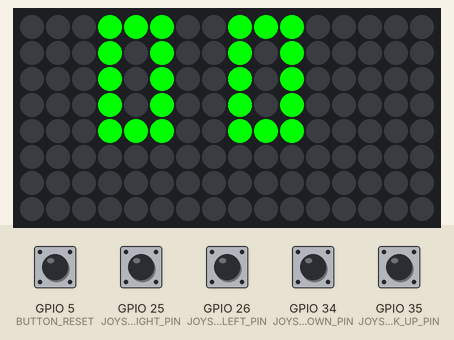
The sketch below on a simulated ESP32. On the bench: 16×8 RGB LED matrix (first LED top left, wired row by row). The test bench sets the inputs (shaded band); at power-on: GPIO 5 (BUTTON_RESET), GPIO 25 (JOYSTICK_RIGHT_PIN), GPIO 26 (JOYSTICK_LEFT_PIN), GPIO 34 (JOYSTICK_DOWN_PIN), GPIO 35 (JOYSTICK_UP_PIN) HIGH. Random numbers use the default seed unless the sketch sets one.

Above: at 1.7 s.
At 5.92 s:
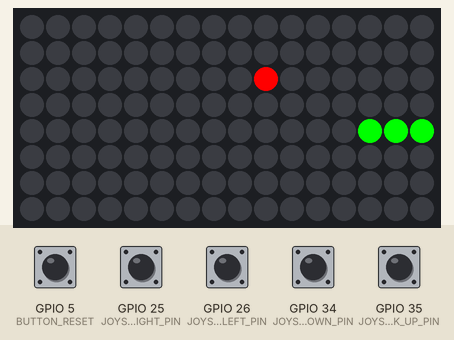
At 10.34 s:
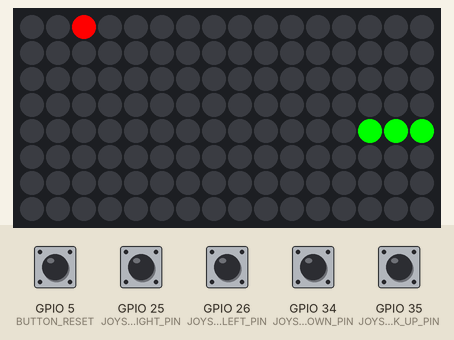
At 19.17 s:
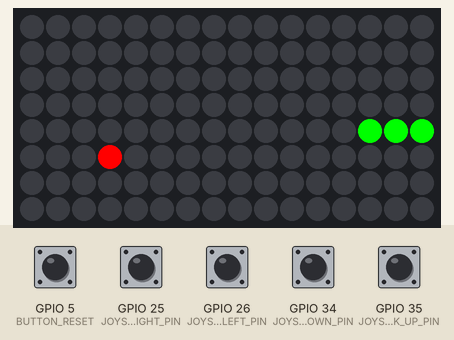
At 28.0 s:
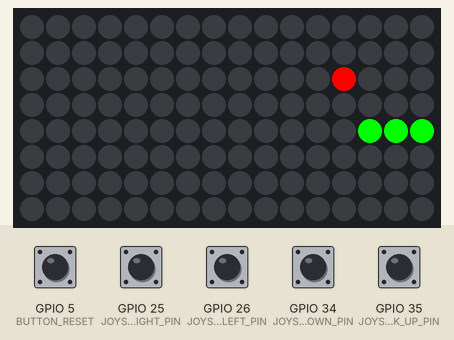
At 36.83 s:
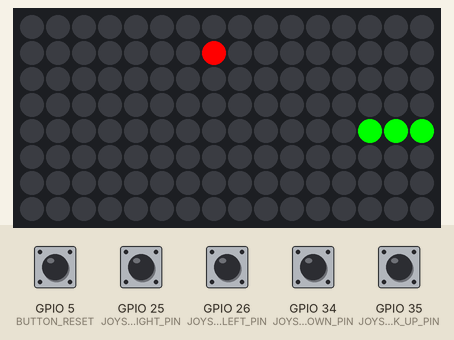

Measured:
- what the display in image 0 shows lasts 3.0 s, from 1.6 s to 4.6 s

The sketch:

ESP32Snake.ino
```cpp
#include <Adafruit_NeoPixel.h>

// Hardware pin definitions
#define NEOPIXEL_PIN 4
#define JOYSTICK_UP_PIN 35
#define JOYSTICK_DOWN_PIN 34
#define JOYSTICK_LEFT_PIN 26
#define JOYSTICK_RIGHT_PIN 25
#define BUTTON_A_PIN 23
#define BUTTON_RESET 5

// Display settings
#define NUM_LEDS 128
#define WIDTH 16
#define HEIGHT 8
Adafruit_NeoPixel strip = Adafruit_NeoPixel(NUM_LEDS, NEOPIXEL_PIN, NEO_GRB + NEO_KHZ800);

// Game settings
#define SNAKE_LENGTH 32 // maximum length of the snake
#define GAME_SPEED 200  // Slower speed of the game, increased from 150 to 200
int snake[SNAKE_LENGTH][2]; // snake segments {x, y}
int snakeLength = 3;        // initial snake length
int food[2] = {7, 4};       // initial food position
int direction = 1;          // initial direction: 0=up, 1=right, 2=down, 3=left
unsigned long lastUpdate = 0; // last update time

// Digit patterns for displaying numbers
const uint8_t digitPatterns[10][5] = {
    {0b111, 0b101, 0b101, 0b101, 0b111}, // 0
    {0b110, 0b010, 0b010, 0b010, 0b111}, // 1
    {0b111, 0b001, 0b111, 0b100, 0b111}, // 2
    {0b111, 0b001, 0b111, 0b001, 0b111}, // 3
    {0b101, 0b101, 0b111, 0b001, 0b001}, // 4
    {0b111, 0b100, 0b111, 0b001, 0b111}, // 5
    {0b111, 0b100, 0b111, 0b101, 0b111}, // 6
    {0b111, 0b001, 0b001, 0b001, 0b001}, // 7
    {0b111, 0b101, 0b111, 0b101, 0b111}, // 8
    {0b111, 0b101, 0b111, 0b001, 0b111}  // 9
};

void setup() {
    Serial.begin(115200);
    strip.begin();
    strip.show(); // Initialize all pixels to 'off'

    pinMode(JOYSTICK_UP_PIN, INPUT_PULLUP);
    pinMode(JOYSTICK_DOWN_PIN, INPUT_PULLUP);
    pinMode(JOYSTICK_LEFT_PIN, INPUT_PULLUP);
    pinMode(JOYSTICK_RIGHT_PIN, INPUT_PULLUP);
    pinMode(BUTTON_A_PIN, INPUT_PULLUP);
    pinMode(BUTTON_RESET, INPUT_PULLUP);

    resetGame(); // Initialize the game state
}

void loop() {
    if (millis() - lastUpdate > GAME_SPEED) {
        lastUpdate = millis();
        updateGame();
        handleInput();
    }
}

void updateGame() {
    int newHeadX = snake[0][0];
    int newHeadY = snake[0][1];
    switch (direction) {
        case 0: newHeadY--; break;
        case 1: newHeadX++; break;
        case 2: newHeadY++; break;
        case 3: newHeadX--; break;
    }

    if (newHeadX < 0 || newHeadX >= WIDTH || newHeadY < 0 || newHeadY >= HEIGHT) {
        showScore(snakeLength - 3);
        resetGame();
        return;
    }
    for (int i = 1; i < snakeLength; i++) {
        if (snake[i][0] == newHeadX && snake[i][1] == newHeadY) {
            showScore(snakeLength - 3);
            resetGame();
            return;
        }
    }

    if (newHeadX == food[0] && newHeadY == food[1]) {
        snakeLength = snakeLength < SNAKE_LENGTH ? snakeLength + 1 : snakeLength;
        placeFood();
    }

    for (int i = snakeLength - 1; i > 0; i--) {
        snake[i][0] = snake[i - 1][0];
        snake[i][1] = snake[i - 1][1];
    }
    snake[0][0] = newHeadX;
    snake[0][1] = newHeadY;

    drawGame();
}

void handleInput() {
    if (!digitalRead(JOYSTICK_UP_PIN) && direction != 2) direction = 0;
    if (!digitalRead(JOYSTICK_RIGHT_PIN) && direction != 3) direction = 1;
    if (!digitalRead(JOYSTICK_DOWN_PIN) && direction != 0) direction = 2;
    if (!digitalRead(JOYSTICK_LEFT_PIN) && direction != 1) direction = 3;
    if (!digitalRead(BUTTON_RESET)) resetGame();
}

void drawGame() {
    strip.clear();
    for (int i = 0; i < snakeLength; i++) {
        strip.setPixelColor(snake[i][1] * WIDTH + snake[i][0], strip.Color(0, 255, 0)); // Snake in green
    }
    strip.setPixelColor(food[1] * WIDTH + food[0], strip.Color(255, 0, 0)); // Food in red
    strip.show();
}

void placeFood() {
    food[0] = random(WIDTH);
    food[1] = random(HEIGHT);
}

void resetGame() {
    snakeLength = 3;
    for (int i = 0; i < snakeLength; i++) {
        snake[i][0] = WIDTH / 2;
        snake[i][1] = HEIGHT / 2;
    }
    placeFood();
}

void showScore(int score) {
    strip.clear();
    displayDigit(score / 10, 3);  // Tens at column 3
    displayDigit(score % 10, 8);  // Ones at column 8, with a space in between
    strip.show();
    delay(3000); // Show score for 3 seconds before clearing
    strip.clear();
    strip.show();
}

void displayDigit(int digit, int startX) {
    if (digit < 0 || digit > 9) return; // Invalid digit
    for (int row = 0; row < 5; row++) {
        for (int col = 0; col < 3; col++) {
            if (digitPatterns[digit][row] & (1 << (2 - col))) {
                int pixelIndex = (row * WIDTH) + (startX + col); // Calculate the pixel index
                strip.setPixelColor(pixelIndex, strip.Color(0, 255, 0)); // Set color to green
            }
        }
    }
}
```
